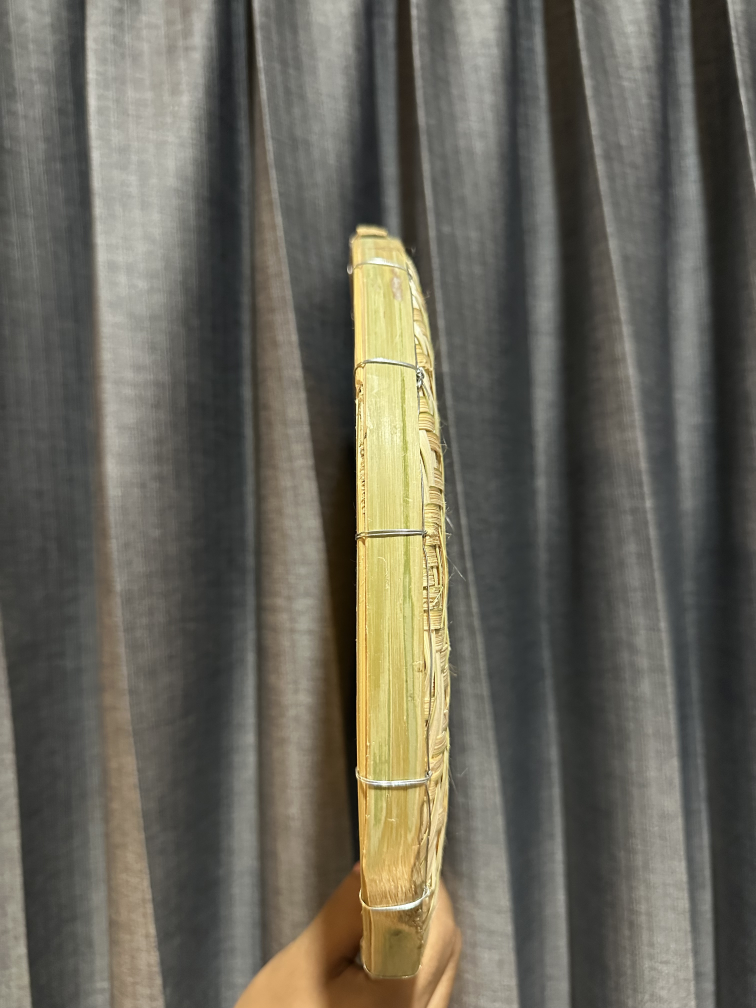
#> input picture images/view_001.jpg, 3024 x 4032 px (shown at 1/4 size); its folder holds 4 pictures in this run
$ python main.py
#> lines starting #> are read from the running program, lines starting #| are printed output that depends on the picture; after the words box and inside, x2 and y2 are one past the last pixel; in counts of white or black regions, pixels touching at a corner belong together
import cv2, numpy as np
from pathlib import Path

IMG_DIR = Path('images')
OUT = Path('results'); OUT.mkdir(exist_ok=True)
SIZE = (360, 480)

def load_images():
    paths = sorted(IMG_DIR.glob('*.jpg'))
    imgs=[]
    for p in paths:
        im=cv2.imread(str(p))
#> im is the input picture: shape (4032, 3024, 3); mean B, G, R 89.7, 101.2, 104.3
        if im is not None:
            imgs.append(cv2.resize(im, SIZE))
    if len(imgs)<2:
        raise SystemExit('Need at least 2 JPG images in images/. Run preprocess_heic.py first.')
    return imgs

def label(im, text):
#> called with text = 'View 1'
    x=im.copy(); cv2.rectangle(x,(0,0),(x.shape[1],38),(0,0,0),-1)
    cv2.putText(x,text,(8,26),cv2.FONT_HERSHEY_SIMPLEX,.65,(255,255,255),2,cv2.LINE_AA)
#> x: shape (480, 360, 3); mean of channels 0, 1, 2 81.5, 92.6, 95.6
    return x

def light_field(imgs, cols=6):
    tiles=[label(im,f'View {i+1}') for i,im in enumerate(imgs)]
    blank=np.zeros_like(tiles[0])
    while len(tiles)%cols: tiles.append(blank.copy())
#> blank: shape (480, 360, 3); every value is 0
    rows=[np.hstack(tiles[i:i+cols]) for i in range(0,len(tiles),cols)]
    out=np.vstack(rows); cv2.imwrite(str(OUT/'01_light_field.jpg'),out); return out

def depth_map(im):
    h,w=im.shape[:2]
#> h = 480; w = 360
    d=np.full((h,w),225,np.uint8)
    c=(w//2,int(h*.52))
#> c = (180, 249)
    cv2.ellipse(d,c,(int(w*.43),int(h*.41)),0,0,360,85,-1)
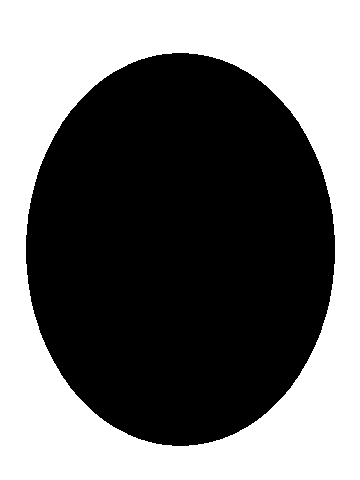
#> d: shape (480, 360); values 85 (black) and 225 (white), 44.9% white; 1 white region, box (x1, y1, x2, y2) and area: (0, 0, 360, 480) 77530
    cv2.ellipse(d,c,(int(w*.34),int(h*.33)),0,0,360,125,-1)
    return cv2.GaussianBlur(d,(41,41),0)

def render_depth(im,d,shift,baseline=1.5,f=450):
#> called with shift = -1, baseline = 1.5, f = 450
    h,w=im.shape[:2]; dn=d.astype(np.float32)/255
#> after `h, w = im.shape[:2]`: h = 480; w = 360
    y,x=np.mgrid[0:h,0:w]
    disp=baseline*f/(dn*100+.1)
    mx=(x+disp*shift).astype(np.float32); my=y.astype(np.float32)
#> after `mx = (x + disp * shift).astype(np.float32)`:
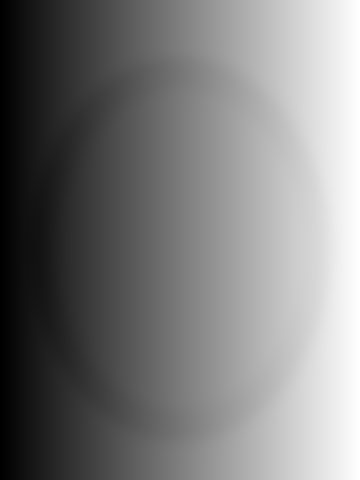
#> mx: shape (480, 360) float32; min -7.64, max 351.4, mean 167.5; drawn with min black and max white
    return cv2.remap(im,mx,my,cv2.INTER_LINEAR,borderMode=cv2.BORDER_REFLECT)
#> returned value: shape (480, 360, 3)

def interp(a,b,alpha):
    return cv2.addWeighted(a,1-alpha,b,alpha,0)

def features(a,b):
    orb=cv2.ORB_create(3000)
    k1,d1=orb.detectAndCompute(cv2.cvtColor(a,cv2.COLOR_BGR2GRAY),None)
    k2,d2=orb.detectAndCompute(cv2.cvtColor(b,cv2.COLOR_BGR2GRAY),None)
    if d1 is None or d2 is None: return None,None,None,None,None
    m=cv2.BFMatcher(cv2.NORM_HAMMING).knnMatch(d1,d2,k=2)
    good=[x for x,y in m if x.distance<.75*y.distance]
    return k1,d1,k2,d2,good

def align(a,b):
    k1,_,k2,_,good=features(a,b)
    if not good or len(good)<8: return b
    p1=np.float32([k1[m.queryIdx].pt for m in good])
    p2=np.float32([k2[m.trainIdx].pt for m in good])
    H,_=cv2.findHomography(p2,p1,cv2.RANSAC,4)
    if H is None: return b
    return cv2.warpPerspective(b,H,(a.shape[1],a.shape[0]),borderMode=cv2.BORDER_REFLECT)

def save_feature_matches(a,b):
    k1,_,k2,_,good=features(a,b)
    if not good: return
    vis=cv2.drawMatches(a,k1,b,k2,good[:80],None,flags=cv2.DrawMatchesFlags_NOT_DRAW_SINGLE_POINTS)
    cv2.imwrite(str(OUT/'05_feature_matching.jpg'),vis)

def make_video(imgs):
    path=str(OUT/'07_multiview_animation.mp4')
    vw=cv2.VideoWriter(path,cv2.VideoWriter_fourcc(*'mp4v'),12,SIZE)
    for i in range(len(imgs)-1):
        b=align(imgs[i],imgs[i+1])
        for j in range(10): vw.write(interp(imgs[i],b,j/10))
    for _ in range(12): vw.write(imgs[-1])
    vw.release()

def main():
    imgs=load_images(); print('Loaded',len(imgs),'views')
    light_field(imgs)
    front=imgs[len(imgs)//2]
    d=depth_map(front); cv2.imwrite(str(OUT/'02_depth_map.jpg'),d)
    virt=[label(render_depth(front,d,s),f'shift={s:+.1f}') for s in (-1,-.5,0,.5,1)]
#> call 2 of render_depth, with shift = -0.5, baseline = 1.5, f = 450
#> in render_depth (call 2), `y,x=np.mgrid[0:h,0:w]`:
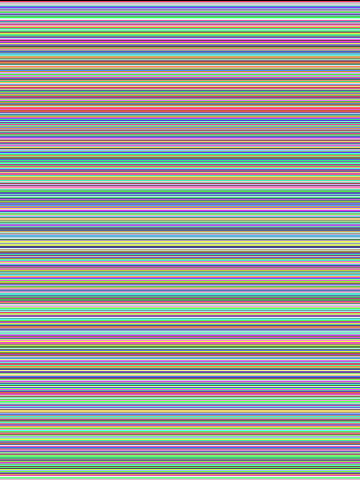
#> y: shape (480, 360) int64; 480 distinct labels, from 0 to 479; one colour per label, 0 black
#> in render_depth (call 2), `my = y.astype(np.float32)`:
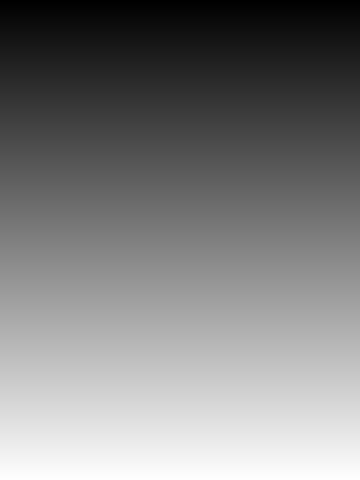
#> my: shape (480, 360) float32; min 0, max 479, mean 239.5; drawn with min black and max white
    cv2.imwrite(str(OUT/'03_virtual_viewpoints.jpg'),np.hstack(virt))
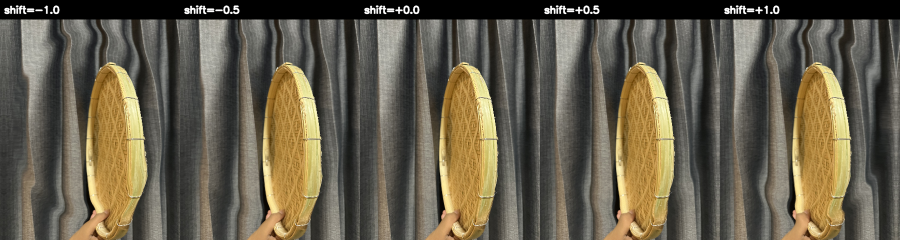
#> saved as 03_virtual_viewpoints.jpg: shape (480, 1800, 3) (shown at 1/2 size); mean B, G, R 76.2, 94.1, 101.8
    i=max(0,len(imgs)//2-1); a,b=imgs[i],imgs[i+1]
    seq=[label(interp(a,b,t),f'alpha={t:.2f}') for t in (0,.25,.5,.75,1)]
#> in label (call 10), `cv2.putText(x,text,(8,26),cv2.FONT_HERSHEY_SIMPLEX,.65,(255,255,255),2..`:
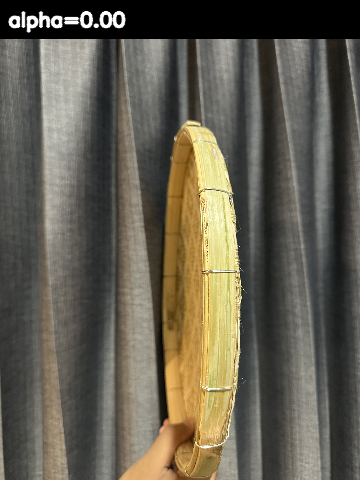
#> x: shape (480, 360, 3); mean of channels 0, 1, 2 80.4, 94.3, 99.5; drawn as B, G, R
#> call 3 of interp, with alpha = 0.5
#> in interp (call 3), `return cv2.addWeighted(a,1-alpha,b,alpha,0)`:
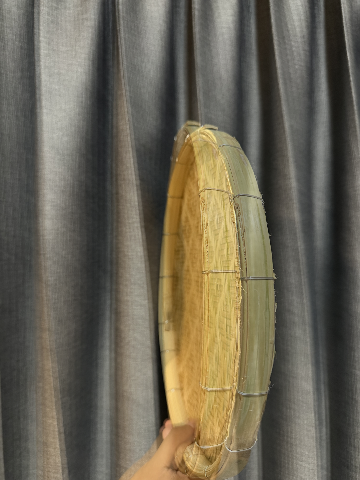
#> returned value: shape (480, 360, 3); mean of channels 0, 1, 2 85.6, 102, 108.5; drawn as B, G, R
    cv2.imwrite(str(OUT/'04_view_interpolation.jpg'),np.hstack(seq))
    save_feature_matches(a,b)
    ba=align(a,b)
    seq2=[label(interp(a,ba,t),f'aligned alpha={t:.2f}') for t in (0,.25,.5,.75,1)]
    cv2.imwrite(str(OUT/'06_aligned_interpolation.jpg'),np.hstack(seq2))
    make_video(imgs)
    compare=np.hstack([label(front,'Original'),label(render_depth(front,d,.5),'Virtual'),label(interp(a,ba,.5),'Interpolated')])
    cv2.imwrite(str(OUT/'08_final_comparison.jpg'),compare)
    print('Chapter 14 outputs saved in results/.')

if __name__=='__main__': main()
